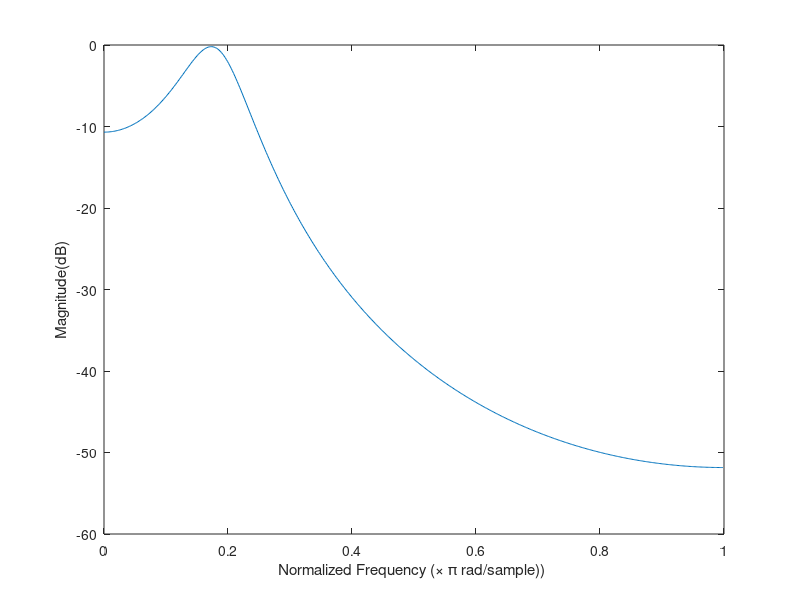
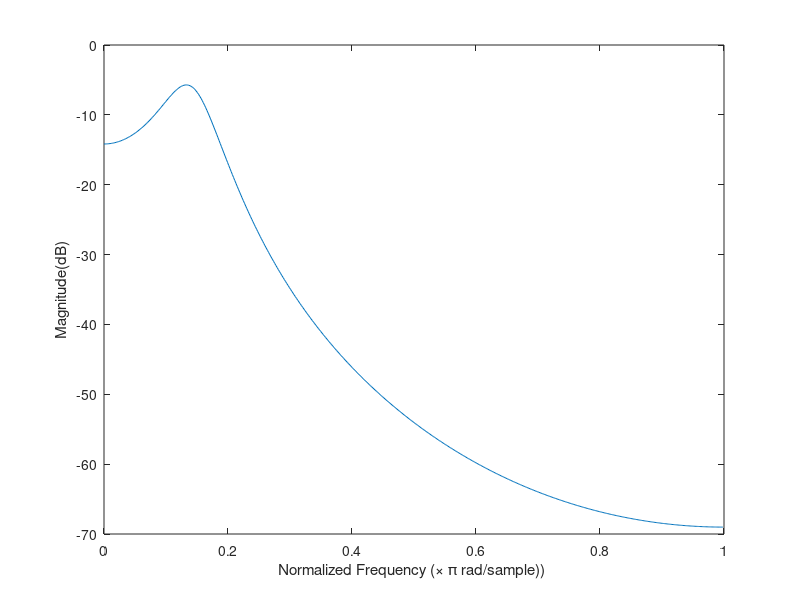
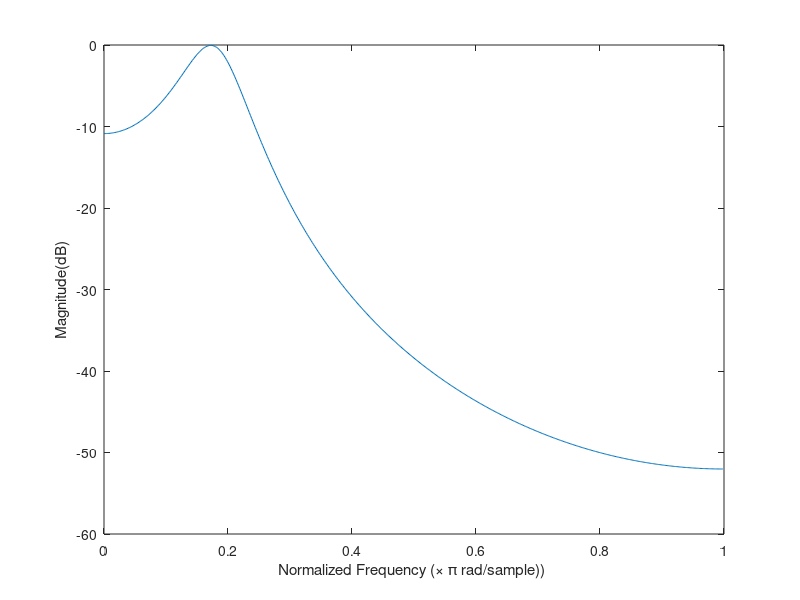
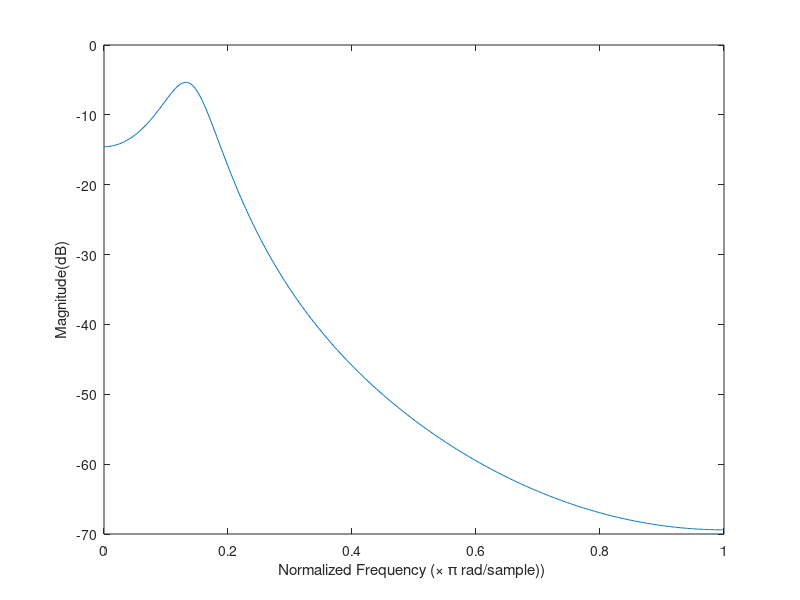

MATLAB code for these plots, in order:
clear; close all;
% Assignment 3 q3
% Andrew Munro-West 18363572
% 
% Problem 3: Integer filters
% 

Rest = [1 0.83 0.47 0.08 -0.22 -0.37 -0.39 -0.26];
Fatigue = [1 0.9 0.66 0.36 0.07 -0.17 -0.32 -0.37];

Rest = toeplitz(Rest);
Fatigue = toeplitz(Fatigue);

%AR(3) models
%solve for coefficients
a_Rest3 = inv(Rest(2:4,2:4))*-Rest(2:4,1)
omega_Rest3 = Rest(1,1:4)*[1;a_Rest3]
[H,F] = freqz(omega_Rest3,[1;a_Rest3]); % frequency domain magnitude response
plot(F/pi,20*log10((abs(H).^2)))  % plot w=0 to 2=pi of omega^2*|H(w)|^2
xlabel('Normalized Frequency (\times \pi rad/sample)) ')
ylabel('Magnitude(dB)')

figure
a_Fatigue3 = inv(Fatigue(2:4,2:4))*-Fatigue(2:4,1)
omega_Fatigue3 = Fatigue(1,1:4)*[1;a_Fatigue3]
[H,F] = freqz(omega_Fatigue3,[1;a_Fatigue3]); % frequency domain magnitude response
plot(F/pi,20*log10((abs(H).^2)))  % plot w=0 to 2=pi of omega^2*|H(w)|^2
xlabel('Normalized Frequency (\times \pi rad/sample)) ')
ylabel('Magnitude(dB)')
% 
% %AR(4) models
figure
a_Rest4 = inv(Rest(2:5,2:5))*-Rest(2:5,1)
omega_Rest4 = Rest(1,1:5)*[1;a_Rest4]
[H,F] = freqz(omega_Rest4,[1;a_Rest4]); % frequency domain magnitude response
plot(F/pi,20*log10((abs(H).^2)))  % plot w=0 to 2=pi of omega^2*|H(w)|^2
xlabel('Normalized Frequency (\times \pi rad/sample)) ')
ylabel('Magnitude(dB)')

figure
a_Fatigue4 = inv(Fatigue(2:5,2:5))*-Fatigue(2:5,1)
omega_Fatigue4 = Fatigue(1,1:5)*[1;a_Fatigue4]
[H,F] = freqz(omega_Fatigue4,[1;a_Fatigue4]); % frequency domain magnitude response
plot(F/pi,20*log10((abs(H).^2)))  % plot w=0 to 2=pi of omega^2*|H(w)|^2
xlabel('Normalized Frequency (\times \pi rad/sample)) ')
ylabel('Magnitude(dB)')



%b) calculate the AR(2) parameters do the changes qualitatively reflect the
%expected changes in the power spectrum?

%AR(3) models
%solve for coefficients
figure
a_Rest2 = inv(Rest(2:3,2:3))*-Rest(2:3,1)
omega_Rest2 = Rest(1,1:3)*[1;a_Rest2]
[H,F] = freqz(omega_Rest2,[1;a_Rest2]); % frequency domain magnitude response
plot(F/pi,20*log10((abs(H).^2)))  % plot w=0 to 2=pi of omega^2*|H(w)|^2
xlabel('Normalized Frequency (\times \pi rad/sample)) ')
ylabel('Magnitude(dB)')%AR(2) models
%solve for coefficients

figure
a_Fatigue2 = inv(Fatigue(2:3,2:3))*-Fatigue(2:3,1)
omega_Fatigue2 = Fatigue(1,1:3)*[1;a_Fatigue2]
[H,F] = freqz(omega_Fatigue2,[1;a_Fatigue2]); % frequency domain magnitude response
plot(F/pi,20*log10((abs(H).^2)))  % plot w=0 to 2=pi of omega^2*|H(w)|^2
xlabel('Normalized Frequency (\times \pi rad/sample)) ')
ylabel('Magnitude(dB)')



